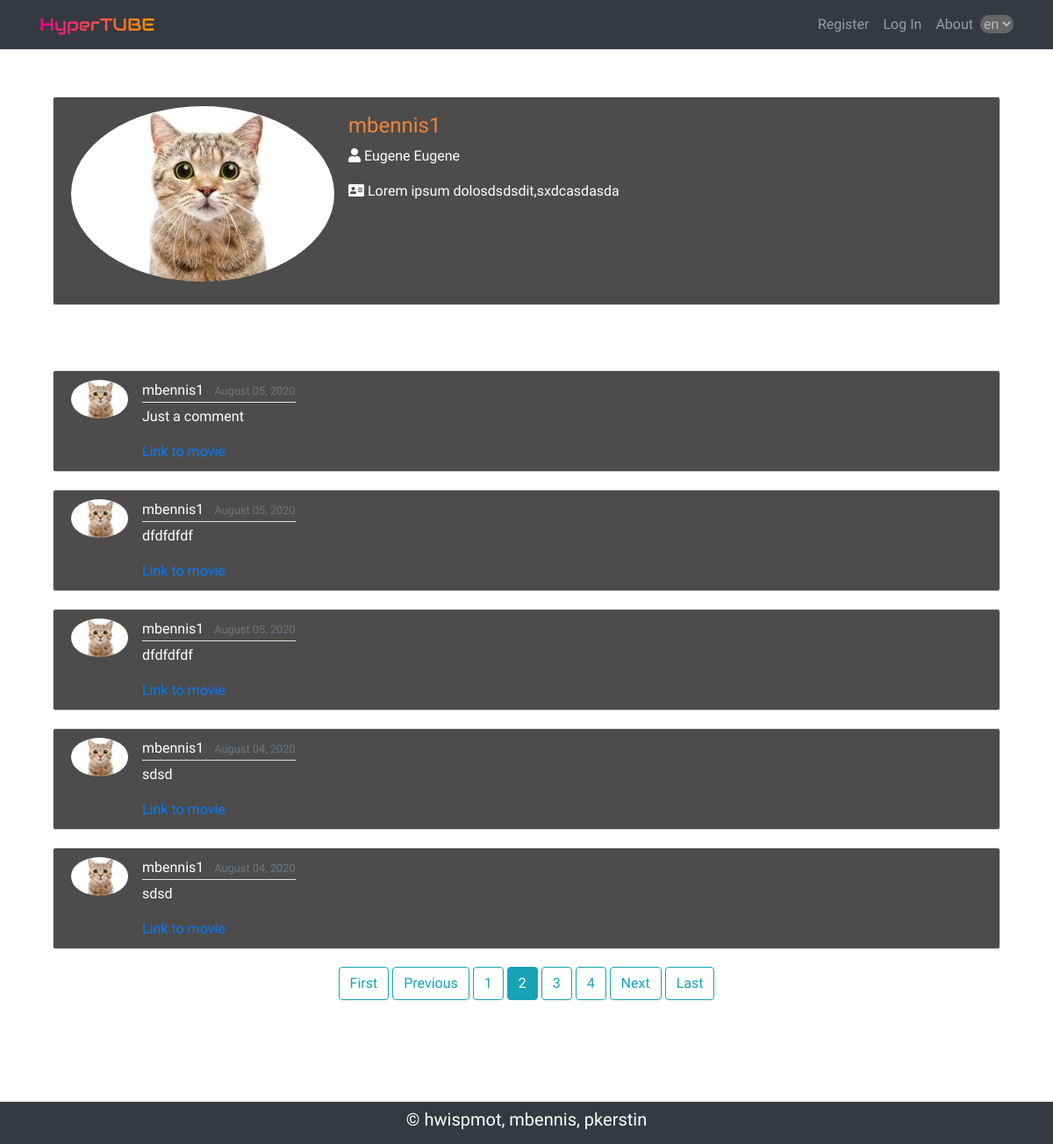
The app's page /user/mbennis1?page=2 with its own data.
### blog/models.py (models this page shows, shortened)
class Post(models.Model):
    film_id = models.CharField(max_length=100)
    content = models.TextField()
    date_posted = models.DateTimeField(default=timezone.now)
    author = models.ForeignKey('auth.User', on_delete=models.CASCADE)

### users/models.py (models this page shows, shortened)
class Profile(models.Model):
    user = models.OneToOneField(User, on_delete=models.CASCADE)
    image = models.ImageField(default='default.jpg', upload_to='profile_pics')
    bio = models.TextField(default='This is bio')

### blog/views.py (the view)
# urls.py: path('user/<str:username>', UserPostListView.as_view(), name='user-posts'),
class UserPostListView(ListView):
    model = Post
    template_name = 'blog/user_posts.html'  # <app>/<model>_<viewtype>.html
    context_object_name = 'posts'
    paginate_by = 5
    def get_queryset(self):
        user = get_object_or_404(User, username=self.kwargs.get('username'))
        posts = Post.objects.filter(author=user).order_by('-date_posted')
        p_form = Profile.objects.filter(user_id=user)
        return posts

### blog/templates/blog/user_posts.html
{% extends "blog/base.html" %}
{% load i18n %}
{% block content %}
    <div class="black-bg content-section">
        {% with posts|first as post %}
        <div class="media mb-3">
            <img src="{{ post.author.profile.image.url }}" class="align-self-start mr-3 rounded-circle" alt="">
            <div class="media-body mt-2 mr-2">
                <h4 class="mt-0" style="color:#f18437">{{ view.kwargs.username }} </h4>
                <p><i class="fas fa-user"></i> {{ post.author.first_name }} {{ post.author.last_name }}</p>
                <p><i class="fas fa-address-card"></i> {{ post.author.profile.bio }}</p>
            </div>
        </div>
        {% endwith %}
    </div>
    <div>
        <h2 class="mb-3 text-white">{% trans "Comments by" %} {{ view.kwargs.username }} ({{ page_obj.paginator.count }})</h2>
        {% for post in posts %}
            <article class="media content-section black-bg">
              <img class="rounded-circle article-img" src="{{ post.author.profile.image.url }}">
              <div class="media-body">
                <div class="article-metadata">
                  <span class="mr-2">{{ post.author }}</span>
                  <small class="text-muted">{{ post.date_posted|date:"F d, Y" }}</small>
                </div>
                <p class="article-content">{{ post.content }}</p>
                <a class="mr-2" href="{% url 'movie-detail' post.film_id %}">{% trans "Link to movie" %}</a>
              </div>
            </article>
        {% endfor %}
        {% if is_paginated %}
        <div class="text-center">
          {% if page_obj.has_previous %}
            <a class="btn btn-outline-info mb-4" href="?page=1">First</a>
            <a class="btn btn-outline-info mb-4" href="?page={{ page_obj.previous_page_number }}">Previous</a>
          {% endif %}
          {% for num in page_obj.paginator.page_range %}
            {% if page_obj.number == num %}
              <a class="btn btn-info mb-4" href="?page={{ num }}">{{ num }}</a>
            {% elif num > page_obj.number|add:'-3' and num < page_obj.number|add:'3' %}
              <a class="btn btn-outline-info mb-4" href="?page={{ num }}">{{ num }}</a>
            {% endif %}
          {% endfor %}
          {% if page_obj.has_next %}
            <a class="btn btn-outline-info mb-4" href="?page={{ page_obj.next_page_number }}">Next</a>
            <a class="btn btn-outline-info mb-4" href="?page={{ page_obj.paginator.num_pages }}">Last</a>
          {% endif %}
        </div>
    </div>
    {% endif %}
{% endblock content %}

### blog/templates/blog/base.html (shortened to what this page needs)
{% load i18n %}
{% load static %}
<!DOCTYPE html>
<html lang="en">
<head>
    <link rel="stylesheet" href="https://stackpath.bootstrapcdn.com/bootstrap/4.3.1/css/bootstrap.min.css">
    <link rel="stylesheet" href="https://use.fontawesome.com/releases/v5.6.3/css/all.css">
    <link href="/static/blog/main.css" rel="stylesheet" type="text/css">
    <link href="/static/blog/bootstrap-slider.min.css" rel="stylesheet" type="text/css">
</head>
<body class="container anigrad">
    <div class="fixed-top">
        <nav class="navbar navbar-expand-md bg-dark navbar-dark">
        <div class="container">
            <a class="navbar-brand lead" href="{% url 'blog-home' %}" style="font-family: 'Audiowide', 'Press Start 2P';
                background: linear-gradient(to right,rgb(255, 0, 149), rgb(255, 153, 0));
                -webkit-background-clip: text;
                -webkit-text-fill-color: transparent;">{% trans "HyperTUBE" %}</a>
            <div class="collapse navbar-collapse justify-content-end" id="collapsibleNavbar">
                <ul class="navbar-nav align-items-center">
                    {% if user.is_authenticated %}
                    <li class="nav-item">
                        <a class="nav-link" href="{% url 'profile' %}">{% trans "Hi" %}, {{ user.username }}</a>
                    </li>
                    <li class="nav-item">
                        <a class="nav-link" href="{% url 'logout' %}">{% trans "Log Out" %}</a>
                    </li>
                    {% else %}
                    <li class="nav-item">
                        <a class="nav-link" href="{% url 'register' %}">{% trans "Register" %}</a>
                    </li>
                    <li class="nav-item">
                        <a class="nav-link" href="{% url 'login' %}">{% trans "Log In" %}</a>
                    </li>
                    {% endif %}
                    <li class="nav-item">
                        <a class="nav-link" href="{% url 'blog-about' %}">{% trans "About" %}</a>
                    </li>
                    <li class="nav-item">
                        <form action="{% url 'set_language' %}" method="post">{% csrf_token %}
                            <select class="selectpicker" style="background-color: #666666;
                            color: #bbbbbb;
                            border: 0 none;
                            border-radius: 10px;
                            padding: -6px 20px;" name="language" onchange="this.form.submit()">
                                {% get_current_language as LANGUAGE_CODE %}
                                {% get_available_languages as LANGUAGES %}
                                {% get_language_info_list for LANGUAGES as languages %}
                                {% for language in languages %}
                                    <option value="{{ language.code }}"{% if language.code == LANGUAGE_CODE %} selected{% endif %} data-icon="https://upload.wikimedia.org/wikipedia/en/thumb/f/f3/Flag_of_Russia.svg/320px-Flag_of_Russia.svg.png">
                                        {{ language.code }}
                                    </option>
                                {% endfor %}
                            </select>
                        </form>
                    </li>
                </ul>
            </div>
        </div>
        </nav>
    </div>
    <section class="col-sm-12 mx-auto" style="margin-top:110px; margin-bottom:140px">
        <div class="">
            {% block content %}{% endblock %}
        </div>
    </section>
    <nav class="navbar navbar-expand bg-dark navbar-dark justify-content-center fixed-bottom ">
        <h5 class="text-white">&copy; hwispmot, mbennis, pkerstin</h5>
    </nav>
</body>
</html>

### blog/static/blog/main.css (style rules this page uses)
body { background: #fafafa; background: url(http://getwallpapers.com/wallpaper/full/f/1/b/375459.jpg) center fixed; background-size: cover; color: #333333; margin-top: 5rem; }
h1, h2, h3, h4, h5, h6 { color: #444444; }
ul { margin: 0; }
.content-section { background: #ffffff; padding: 10px 20px; border: 1px solid #dddddd; border-radius: 3px; margin-bottom: 20px; }
.article-content { white-space: pre-line; }
.article-img { width: 65px; margin-right: 16px; }
.article-metadata { padding-bottom: 1px; margin-bottom: 4px; border-bottom: 1px solid #e3e3e3; width: fit-content; }
.black-bg { background-color: rgba(0,0,0,0.7); color: #fff; }
.fixed-top .navbar { border-bottom: 1px solid #dddddd; }
.fixed-bottom { border-top: 1px solid #dddddd; }

### blog/templates/blog/base.html (style rules this page uses)
html, body, h2, h1 { font-family: 'Neucha', cursive; }

### records on screen
Post: author.profile.image (picture), author.first_name "Eugene", author.last_name "Eugene", author.profile.bio "Lorem ipsum dolosdsdsdit,sxdcasdasda", author "mbennis1", date_posted "August 05, 2020", content "Just a comment"
Post: author.profile.image (picture), author "mbennis1", date_posted "August 05, 2020", content "dfdfdfdf"
Post: author.profile.image (picture), author "mbennis1", date_posted "August 05, 2020", content "dfdfdfdf"
Post: author.profile.image (picture), author "mbennis1", date_posted "August 04, 2020", content "sdsd"
Post: author.profile.image (picture), author "mbennis1", date_posted "August 04, 2020", content "sdsd"

### other values on screen
{{ view.kwargs.username }} "mbennis1"
{{ num }} "1" "3" "4"
{{ num }} "2"
form field language "en"
